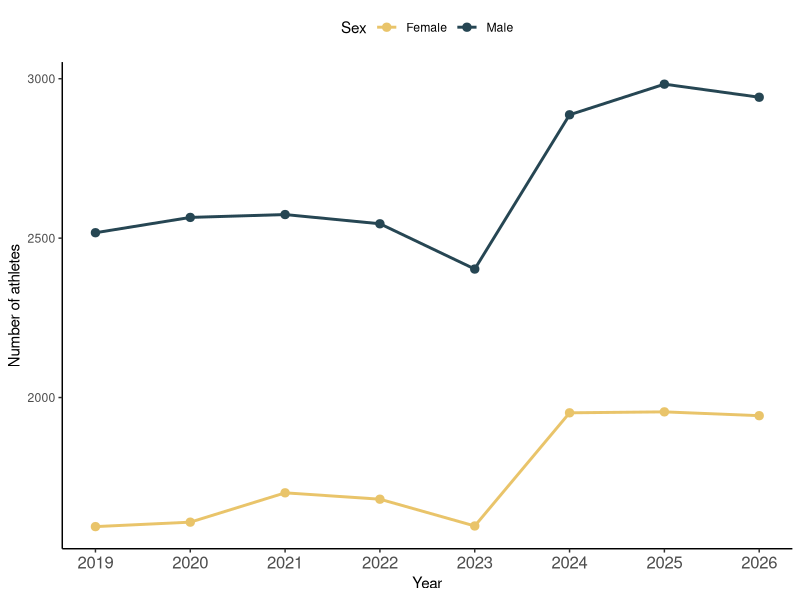

R code for this plot:
# Number of athletes in the ranking over the years

library(dplyr)
library(ggplot2)

setwd("/Users/dsesia/Desktop/case_study_CIO/data")

# Ranking Men lists 2019:2026
M26=read.csv("iof_ranking_MEN_FS_06-10-2026.csv",sep=";")
M25=read.csv("iof_ranking_MEN_FS_31-10-2025.csv",sep=";")
M24=read.csv("iof_ranking_MEN_FS_31-10-2024.csv",sep=";")
M23=read.csv("iof_ranking_MEN_FS_31-10-2023.csv",sep=";")
M22=read.csv("iof_ranking_MEN_FS_31-10-2022.csv",sep=";")
M21=read.csv("iof_ranking_MEN_FS_31-10-2021.csv",sep=";")
M20=read.csv("iof_ranking_MEN_FS_31-10-2020.csv",sep=";")
M19=read.csv("iof_ranking_MEN_FS_31-10-2019.csv",sep=";")

# Ranking Women lists 2019:2026
W26=read.csv("iof_ranking_WOMEN_FS_06-10-2026.csv",sep=";")
W25=read.csv("iof_ranking_WOMEN_FS_31-10-2025.csv",sep=";")
W24=read.csv("iof_ranking_WOMEN_FS_31-10-2024.csv",sep=";")
W23=read.csv("iof_ranking_WOMEN_FS_31-10-2023.csv",sep=";")
W22=read.csv("iof_ranking_WOMEN_FS_31-10-2022.csv",sep=";")
W21=read.csv("iof_ranking_WOMEN_FS_31-10-2021.csv",sep=";")
W20=read.csv("iof_ranking_WOMEN_FS_31-10-2020.csv",sep=";")
W19=read.csv("iof_ranking_WOMEN_FS_31-10-2019.csv",sep=";")

nM26 <- length(unique(M26$IOF.ID))
nM25 <- length(unique(M25$IOF.ID))
nM24 <- length(unique(M24$IOF.ID))
nM23 <- length(unique(M23$IOF.ID))
nM22 <- length(unique(M22$IOF.ID))
nM21 <- length(unique(M21$IOF.ID))
nM20 <- length(unique(M20$IOF.ID))
nM19 <- length(unique(M19$IOF.ID))

nW26 <- length(unique(W26$IOF.ID))
nW25 <- length(unique(W25$IOF.ID))
nW24 <- length(unique(W24$IOF.ID))
nW23 <- length(unique(W23$IOF.ID))
nW22 <- length(unique(W22$IOF.ID))
nW21 <- length(unique(W21$IOF.ID))
nW20 <- length(unique(W20$IOF.ID))
nW19 <- length(unique(W19$IOF.ID))

df_sex_year <- data.frame(
  year = rep(2019:2026, each = 2),
  sex = rep(c("Male", "Female"), times = 8),
  n = c(
    nM19, nW19,
    nM20, nW20,
    nM21, nW21,
    nM22, nW22,
    nM23, nW23,
    nM24, nW24,
    nM25, nW25,
    nM26, nW26
  )
)

# compute the percentage of men and women
df_sex_year <- df_sex_year %>%
  group_by(year) %>%
  mutate(percentage = round(n / sum(n) * 100, 0)) %>%
  ungroup()

# plot
ggplot(df_sex_year, aes(x = year, y = n, color = sex, group = sex)) +
  geom_line(linewidth = 1) +
  geom_point(size = 2.5) +
  scale_color_manual(
    values = c("Male" = "#264653", "Female" = "#e9c46a")
  ) +
  scale_x_continuous(breaks = 2019:2026) +
  labs(
    title = NULL,
    x = "Year",
    y = "Number of athletes",
    color = "Sex"
  ) +
  theme_classic() +
  theme(
    axis.text.x = element_text(size = 12),
    legend.position = "top"
  )
